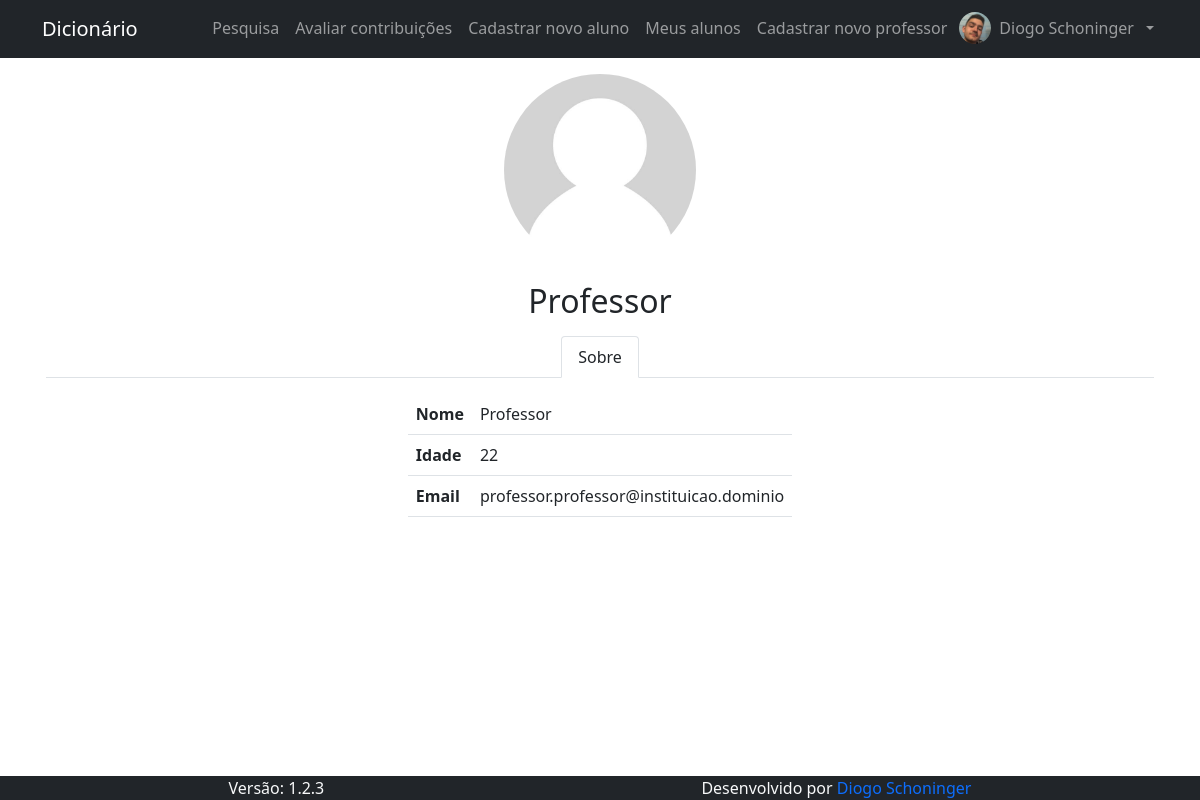
/pages/user/perfil.php?id_usuario=2 (signed in), run on the app's committed database.
### tables this page shows
CREATE TABLE IF NOT EXISTS `usuario` (
  `id_usuario` int(11) NOT NULL AUTO_INCREMENT,
  `nome_usuario` text NOT NULL,
  `email` varchar(128) NOT NULL,
  `cpf` varchar(11) NOT NULL,
  `data_nasc` date NOT NULL,
  `senha` text NOT NULL,
  `nivel` int(1) NOT NULL,
  `primeiro_acesso` int(1) NOT NULL DEFAULT 1,
  `id_responsavel` int(1) NOT NULL,
  `foto` text DEFAULT NULL,
  PRIMARY KEY (`id_usuario`),
  UNIQUE KEY `email` (`email`),
  UNIQUE KEY `cpf` (`cpf`)
);

### pages/user/perfil.php (the view, shortened to what this page needs)
<?php
  if (!isset($_GET["id_usuario"])) {
    if (!isset($_SESSION["id_usuario"])) {
      header("Location: " . BASE_URL);
      exit();
    }
    $usuario["id_usuario"]   = $_SESSION["id_usuario"];
    $usuario["nome_usuario"] = $_SESSION["nome_usuario"];
    $usuario["data_nasc"]    = $_SESSION["data_nasc"];
    $usuario["email"]        = $_SESSION["email"];
    $usuario["foto"]         = $_SESSION["foto"];
    $usuario["nivel"]        = $_SESSION["nivel"];
    $config = true;
  } else {
    $conn = open_db();
    $id_usuario = mysqli_real_escape_string($conn, $_GET["id_usuario"]);
    $result = $conn->query("SELECT id_usuario, nome_usuario, data_nasc, email, foto, nivel FROM usuario WHERE id_usuario = $id_usuario");
    if ($result->num_rows !== 1) {
      header("Location: " . BASE_URL);
      exit();
    } else $usuario = $result->fetch_array();
  }
?>
<div class="row g-0 gap-3">
  <img class="row g-0 mx-auto rounded-circle" src="<?php echo BASE_URL; echo $usuario["foto"] ?? IMG_DEFAULT ?>" style="width: 12rem; height: 12rem; object-fit: cover">
  <h1 class="row g-0 justify-content-center text-center fs-2 m-0"><?php echo $usuario["nome_usuario"] ?></h1>
</div>
<div class="row g-0 gap-3">
  <div class="nav nav-tabs justify-content-center" id="nav-tab" role="tablist">
    <button class="nav-link text-dark active" id="nav-tab-sobre" data-bs-toggle="tab" data-bs-target="#nav-sobre" type="button" role="tab" aria-controls="nav-sobre" aria-selected="false">Sobre</button>
  </div>
  <div class="tab-content col-auto mx-auto" id="nav-tabContent">
    <div class="tab-pane fade show active" id="nav-sobre" role="tabpanel" aria-labelledby="nav-tab-sobre">
      <table class="table m-0">
        <tr>
          <th>Nome</th>
          <td><?php echo $usuario["nome_usuario"] ?></td>
        </tr>
        <tr>
          <th>Idade</th>
          <?php
            $data = explode( "-", $usuario["data_nasc"] );
            $ano_nasc = $data[0];
            $ano_atual = date("Y");
            $usuario["idade"] = $ano_atual - $ano_nasc;
          ?>
          <td><?php echo $usuario["idade"] ?></td>
        </tr>
        <tr>
          <th>Email</th>
          <td class="text-break"><?php echo $usuario["email"] ?></td>
        </tr>
      </table>
    </div>
  </div>
</div>

### data on the page
usuario: nome_usuario "Professor", email "professor.professor@instituicao.dominio"

### other printed values
$nome_usuario[0] "Diogo"
$nome_usuario[$last_name -1] "Schoninger"
$usuario["idade"] "22"
VERSION "1.2.3"
